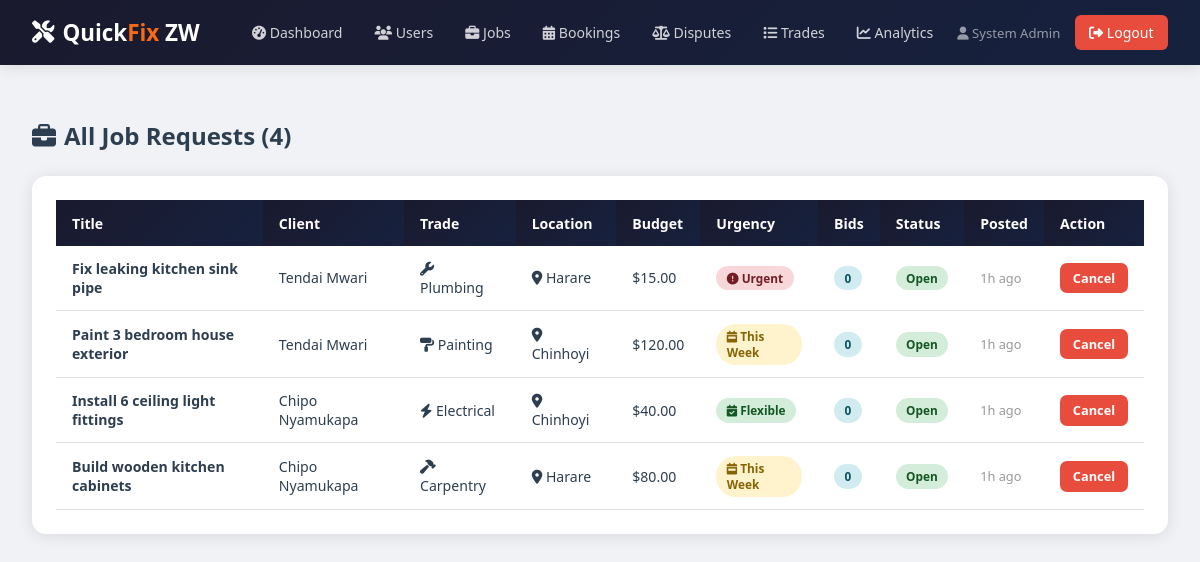
The page /admin/jobs.php (signed in) on the database its author committed.
### tables this page shows
CREATE TABLE IF NOT EXISTS job_requests (
    job_id              INT AUTO_INCREMENT PRIMARY KEY,
    client_id           INT NOT NULL,
    title               VARCHAR(200) NOT NULL,
    description         TEXT NOT NULL,
    trade               ENUM('Plumbing','Electrical','Painting','Carpentry','Tiling','Roofing','Welding','Landscaping','General Handyman') NOT NULL,
    location            VARCHAR(100) NOT NULL,
    client_budget       DECIMAL(10,2) DEFAULT 0.00,
    urgency             ENUM('flexible','within_week','urgent') DEFAULT 'flexible',
    status              ENUM('open','in_progress','completed','cancelled') DEFAULT 'open',
    hired_professional  INT DEFAULT NULL,
    created_at          TIMESTAMP DEFAULT CURRENT_TIMESTAMP,
    FOREIGN KEY (client_id) REFERENCES users(user_id),
    FOREIGN KEY (hired_professional) REFERENCES users(user_id)
);

CREATE TABLE IF NOT EXISTS users (
    user_id       INT AUTO_INCREMENT PRIMARY KEY,
    full_name     VARCHAR(100) NOT NULL,
    email         VARCHAR(100) UNIQUE NOT NULL,
    password_hash VARCHAR(255) NOT NULL,
    phone         VARCHAR(20),
    role          ENUM('client','professional','admin') NOT NULL,
    national_id   VARCHAR(30) DEFAULT NULL,
    verified      TINYINT DEFAULT 0,
    location      VARCHAR(100) DEFAULT NULL,
    created_at    TIMESTAMP DEFAULT CURRENT_TIMESTAMP
);

### admin/jobs.php (the view, shortened to what this page needs)
<?php
require_once '../includes/db.php';
require_once '../includes/functions.php';
$perPage = 25;
$currentPage = max(1, (int)($_GET['page'] ?? 1));
$totalJobs = (int)$pdo->query("SELECT COUNT(*) FROM job_requests")->fetchColumn();
$pagination = paginationData($totalJobs, $perPage, $currentPage);
$jobs = $pdo->query("SELECT j.*,u.full_name as client,(SELECT COUNT(*) FROM bids WHERE job_id=j.job_id) as bid_count FROM job_requests j JOIN users u ON j.client_id=u.user_id ORDER BY j.created_at DESC LIMIT ".$perPage." OFFSET ".$pagination['offset'])->fetchAll();
?>
<!DOCTYPE html><html lang="en"><head>
<link rel="stylesheet" href="<?= BASE_URL ?>/css/style.css">
<link rel="stylesheet" href="https://cdnjs.cloudflare.com/ajax/libs/font-awesome/6.5.2/css/all.min.css">
</head><body>
<?php include '../includes/navbar.php'; ?>
<div class="container"><br>
<div class="page-title"><?=icon('briefcase')?> All Job Requests (<?=$totalJobs?>)</div>
<div class="card"><div class="card-body">
  <div class="table-wrap"><table>
    <thead><tr><th>Title</th><th>Client</th><th>Trade</th><th>Location</th><th>Budget</th><th>Urgency</th><th>Bids</th><th>Status</th><th>Posted</th><th>Action</th></tr></thead>
    <tbody>
    <?php foreach($jobs as $j): ?>
    <tr>
      <td><strong><?=htmlspecialchars(substr($j['title'],0,35))?></strong></td>
      <td><?=htmlspecialchars($j['client'])?></td>
      <td><?=tradeIcon($j['trade'])?> <?=$j['trade']?></td>
      <td><?=icon('location-dot')?> <?=$j['location']?></td>
      <td>$<?=number_format($j['client_budget'],2)?></td>
      <td><?=urgencyBadge($j['urgency'])?></td>
      <td><span class="badge badge-info"><?=$j['bid_count']?></span></td>
      <td><span class="badge badge-<?=$j['status']==='open'?'success':($j['status']==='in_progress'?'warning':'secondary')?>"><?=ucfirst($j['status'])?></span></td>
      <td style="font-size:0.8rem;color:#999"><?=timeAgo($j['created_at'])?></td>
      <td>
        <?php if($j['status'] === 'open'): ?>
        <form method="POST" onsubmit="return confirm('Cancel this job?')"><input type="hidden" name="job_id" value="<?=$j['job_id']?>"><button name="delete_job" class="btn btn-danger btn-sm">Cancel</button></form>
        <?php endif; ?>
      </td>
    </tr>
    <?php endforeach; ?>
    </tbody>
  </table></div>
</div></div>
</div>
</body></html>

### includes/functions.php (shortened to what this page needs)
<?php
function timeAgo($datetime){
    $t = time() - strtotime($datetime);
    if($t < 86400) return floor($t / 3600).'h ago';
    return floor($t / 86400).'d ago';
}
function icon($name, $label=''){
    $labelAttr = $label !== '' ? ' aria-label="'.htmlspecialchars($label, ENT_QUOTES).'"' : ' aria-hidden="true"';
    return '<i class="fa-solid fa-'.$name.'"'.$labelAttr.'></i>';
}
function urgencyBadge($u){
    return match($u){
        'urgent' => '<span class="badge badge-danger">'.icon('circle-exclamation').' Urgent</span>',
        'within_week' => '<span class="badge badge-warning">'.icon('calendar-week').' This Week</span>',
        default => '<span class="badge badge-success">'.icon('calendar-check').' Flexible</span>'
    };
}
function tradeIcon($t){
    return match($t){
        'Plumbing' => icon('wrench'),
        'Electrical' => icon('bolt'),
        'Painting' => icon('paint-roller'),
        'Carpentry' => icon('hammer'),
        'Tiling' => icon('border-all'),
        'Roofing' => icon('house'),
        'Welding' => icon('fire-flame-curved'),
        'Landscaping' => icon('leaf'),
        default => icon('screwdriver-wrench')
    };
}
function paginationData($totalItems, $perPage, $currentPage){
    $totalPages = max(1, (int)ceil($totalItems / max(1, $perPage)));
    $page = min(max(1, $currentPage), $totalPages);
    return [
        'page' => $page,
        'total_pages' => $totalPages,
        'offset' => ($page - 1) * $perPage
    ];
}
?>

### css/style.css (style rules this page uses)
:root { --primary: #e65c00; --primary-light: #f96a15; --primary-dark: #c44d00; --secondary: #1a1a2e; --secondary-light: #16213e; --accent: #f5a623; --success: #27ae60; --danger: #e74c3c; --warning: #f39c12; --info: #2980b9; --light: #f8f9fa; --white: #ffffff; --gray: #6c757d; --dark: #2c3e50; --border: #dee2e6; --shadow: 0 2px 15px rgba(0,0,0,0.1); --shadow-lg: 0 8px 30px rgba(0,0,0,0.15); }
* { margin:0; padding:0; box-sizing:border-box; }
body { font-family:'Segoe UI',Tahoma,Geneva,Verdana,sans-serif; background:#f0f2f5; color:var(--dark); }
.fa-solid, .fa-regular { line-height:1; }
.container { max-width:1200px; margin:0 auto; padding:2rem; }
.card { background:white; border-radius:14px; box-shadow:var(--shadow); overflow:hidden; }
.card-body { padding:1.5rem; }
.btn { padding:0.68rem 1.4rem; border:none; border-radius:9px; cursor:pointer; font-size:0.88rem; font-weight:600; transition:all 0.2s; display:inline-flex; align-items:center; gap:0.4rem; font-family:inherit; }
.btn-danger { background:var(--danger); color:white; }
.btn-sm { padding:0.4rem 0.8rem; font-size:0.8rem; border-radius:7px; }
.table-wrap { overflow-x:auto; }
table { width:100%; border-collapse:collapse; font-size:0.88rem; }
thead th { background:linear-gradient(135deg,var(--secondary),var(--secondary-light)); color:white; padding:0.85rem 1rem; text-align:left; font-weight:600; }
tbody tr { border-bottom:1px solid var(--border); transition:background 0.15s; }
tbody td { padding:0.8rem 1rem; }
.badge { padding:0.28rem 0.65rem; border-radius:20px; font-size:0.74rem; font-weight:600; display:inline-block; }
.badge-success { background:#d4edda; color:#155724; }
.badge-warning { background:#fff3cd; color:#856404; }
.badge-danger { background:#f8d7da; color:#721c24; }
.badge-info { background:#d1ecf1; color:#0c5460; }
.page-title { font-size:1.5rem; font-weight:700; color:var(--dark); margin-bottom:1.5rem; display:flex; align-items:center; gap:0.5rem; }

### rows shown on the page
job_requests: title "Fix leaking kitchen sink pipe", client.full_name "Tendai Mwari", trade "Plumbing", location "Harare", client_budget "15.00", urgency "Urgent", bid_count "0", status "Open", created_at "1h ago"
job_requests: title "Paint 3 bedroom house exterior", client.full_name "Tendai Mwari", trade "Painting", location "Chinhoyi", client_budget "120.00", urgency "This Week", bid_count "0", status "Open", created_at "1h ago"
job_requests: title "Install 6 ceiling light fittings", client.full_name "Chipo Nyamukapa", trade "Electrical", location "Chinhoyi", client_budget "40.00", urgency "Flexible", bid_count "0", status "Open", created_at "1h ago"
job_requests: title "Build wooden kitchen cabinets", client.full_name "Chipo Nyamukapa", trade "Carpentry", location "Harare", client_budget "80.00", urgency "This Week", bid_count "0", status "Open", created_at "1h ago"

### other values the page prints
$name "System Admin"
$totalJobs "4"
